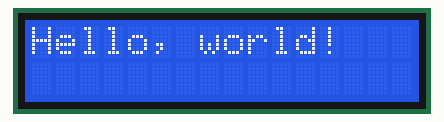
The sketch below on a simulated Arduino Uno, built with avr-gcc and run on an emulated ATmega328P. Shown: 16×2 character LCD. What the sketch prints to the serial monitor is not drawn.

Above: at 0.1 s.
At 3.1 s:
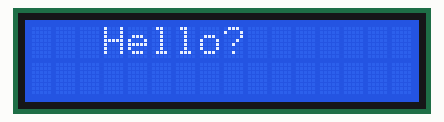
At 6.1 s:
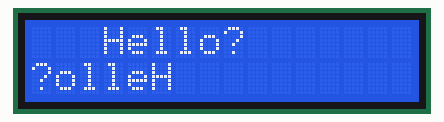

The sketch:

LCD1602.ino
```cpp
#include <Wire.h>
#include <LiquidCrystal_I2C.h>

#define sda_pin 15
#define scl_pin 16

LiquidCrystal_I2C lcd(0x27, 16, 2);

void setup()
{
  Serial.begin(115200);

  lcd.begin(sda_pin, scl_pin);
  lcd.backlight();

  Serial.println("Start LiquidCrystal I2C");
}

void loop()
{
  PrintHello();
  delay(5000);
}

void PrintHello(){
  lcd.clear();
  lcd.print("Hello, world!");
  delay(3000);

  lcd.clear();
  lcd.setCursor(3, 0);
  lcd.print("Hello?");
  delay(3000);

  lcd.rightToLeft();
  lcd.setCursor(5, 1);
  lcd.print("Hello?");
  delay(3000);

  lcd.leftToRight();
}
```

Measured:
- by itself, everything shown: repeats every 14.0 s, in 3 steps
- what the display in image 1 shows lasts 3.0 s, from 3.1 s to 6.1 s
- what the display in image 2 shows lasts 8.0 s, from 6.1 s to 14.1 s
